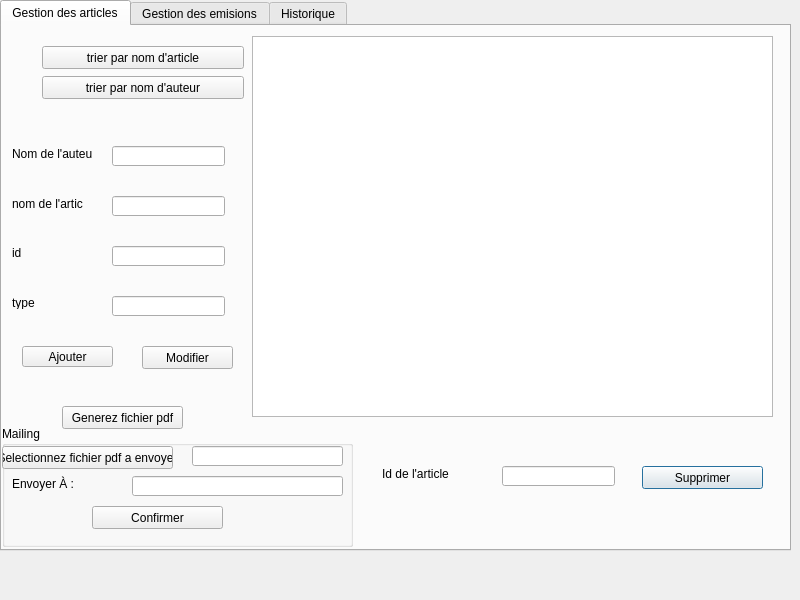
<?xml version="1.0" encoding="UTF-8"?>
<ui version="4.0">
 <class>module_article</class>
 <widget class="QDialog" name="module_article">
  <property name="geometry">
   <rect>
    <x>0</x>
    <y>0</y>
    <width>800</width>
    <height>600</height>
   </rect>
  </property>
  <property name="windowTitle">
   <string>Dialog</string>
  </property>
  <widget class="QTabWidget" name="tabWidget">
   <property name="geometry">
    <rect>
     <x>0</x>
     <y>0</y>
     <width>791</width>
     <height>551</height>
    </rect>
   </property>
   <property name="styleSheet">
    <string notr="true"/>
   </property>
   <property name="currentIndex">
    <number>0</number>
   </property>
   <widget class="QWidget" name="tab_4">
    <attribute name="title">
     <string>Gestion des articles</string>
    </attribute>
    <widget class="QLabel" name="label_19">
     <property name="geometry">
      <rect>
       <x>380</x>
       <y>440</y>
       <width>81</width>
       <height>16</height>
      </rect>
     </property>
     <property name="text">
      <string>Id de l'article</string>
     </property>
    </widget>
    <widget class="QPushButton" name="pushButton">
     <property name="geometry">
      <rect>
       <x>640</x>
       <y>440</y>
       <width>121</width>
       <height>23</height>
      </rect>
     </property>
     <property name="text">
      <string>Supprimer</string>
     </property>
    </widget>
    <widget class="QLabel" name="label_20">
     <property name="geometry">
      <rect>
       <x>10</x>
       <y>120</y>
       <width>81</width>
       <height>16</height>
      </rect>
     </property>
     <property name="text">
      <string>Nom de l'auteur</string>
     </property>
    </widget>
    <widget class="QLineEdit" name="lineEdit_narticle">
     <property name="geometry">
      <rect>
       <x>110</x>
       <y>170</y>
       <width>113</width>
       <height>20</height>
      </rect>
     </property>
    </widget>
    <widget class="QLineEdit" name="lineEdit_idS">
     <property name="geometry">
      <rect>
       <x>500</x>
       <y>440</y>
       <width>113</width>
       <height>20</height>
      </rect>
     </property>
    </widget>
    <widget class="QLineEdit" name="lineEdit_auteur">
     <property name="geometry">
      <rect>
       <x>110</x>
       <y>120</y>
       <width>113</width>
       <height>20</height>
      </rect>
     </property>
    </widget>
    <widget class="QPushButton" name="pushButton_2">
     <property name="geometry">
      <rect>
       <x>20</x>
       <y>320</y>
       <width>91</width>
       <height>21</height>
      </rect>
     </property>
     <property name="styleSheet">
      <string notr="true"/>
     </property>
     <property name="text">
      <string>Ajouter</string>
     </property>
    </widget>
    <widget class="QPushButton" name="pushButton_3">
     <property name="geometry">
      <rect>
       <x>140</x>
       <y>320</y>
       <width>91</width>
       <height>23</height>
      </rect>
     </property>
     <property name="text">
      <string>Modifier</string>
     </property>
    </widget>
    <widget class="QLabel" name="label_22">
     <property name="geometry">
      <rect>
       <x>10</x>
       <y>170</y>
       <width>71</width>
       <height>16</height>
      </rect>
     </property>
     <property name="text">
      <string>nom de l'article</string>
     </property>
    </widget>
    <widget class="QLabel" name="label_23">
     <property name="geometry">
      <rect>
       <x>10</x>
       <y>220</y>
       <width>47</width>
       <height>13</height>
      </rect>
     </property>
     <property name="text">
      <string>id</string>
     </property>
    </widget>
    <widget class="QTableView" name="Tab_Article">
     <property name="geometry">
      <rect>
       <x>250</x>
       <y>10</y>
       <width>521</width>
       <height>381</height>
      </rect>
     </property>
     <attribute name="horizontalHeaderMinimumSectionSize">
      <number>39</number>
     </attribute>
    </widget>
    <widget class="QLineEdit" name="lineEdit_type">
     <property name="geometry">
      <rect>
       <x>110</x>
       <y>270</y>
       <width>113</width>
       <height>20</height>
      </rect>
     </property>
    </widget>
    <widget class="QLineEdit" name="lineEdit_id">
     <property name="geometry">
      <rect>
       <x>110</x>
       <y>220</y>
       <width>113</width>
       <height>20</height>
      </rect>
     </property>
    </widget>
    <widget class="QLabel" name="label_24">
     <property name="geometry">
      <rect>
       <x>10</x>
       <y>270</y>
       <width>47</width>
       <height>13</height>
      </rect>
     </property>
     <property name="text">
      <string>type</string>
     </property>
    </widget>
    <widget class="QPushButton" name="pushButton_10">
     <property name="geometry">
      <rect>
       <x>40</x>
       <y>20</y>
       <width>202</width>
       <height>23</height>
      </rect>
     </property>
     <property name="text">
      <string>trier par nom d'article</string>
     </property>
    </widget>
    <widget class="QPushButton" name="pushButton_11">
     <property name="geometry">
      <rect>
       <x>40</x>
       <y>50</y>
       <width>202</width>
       <height>23</height>
      </rect>
     </property>
     <property name="text">
      <string>trier par nom d'auteur</string>
     </property>
    </widget>
    <widget class="QPushButton" name="pushButton_14">
     <property name="geometry">
      <rect>
       <x>60</x>
       <y>380</y>
       <width>121</width>
       <height>23</height>
      </rect>
     </property>
     <property name="text">
      <string>Generez fichier pdf</string>
     </property>
    </widget>
    <widget class="QGroupBox" name="groupBox_3">
     <property name="geometry">
      <rect>
       <x>0</x>
       <y>400</y>
       <width>351</width>
       <height>121</height>
      </rect>
     </property>
     <property name="title">
      <string>Mailing</string>
     </property>
     <widget class="QLineEdit" name="lineEdit_type_3">
      <property name="geometry">
       <rect>
        <x>190</x>
        <y>20</y>
        <width>151</width>
        <height>20</height>
       </rect>
      </property>
      <property name="readOnly">
       <bool>true</bool>
      </property>
     </widget>
     <widget class="QLineEdit" name="lineEdit_type_2">
      <property name="geometry">
       <rect>
        <x>130</x>
        <y>50</y>
        <width>211</width>
        <height>20</height>
       </rect>
      </property>
     </widget>
     <widget class="QPushButton" name="pushButton_13">
      <property name="geometry">
       <rect>
        <x>90</x>
        <y>80</y>
        <width>131</width>
        <height>23</height>
       </rect>
      </property>
      <property name="text">
       <string>Confirmer</string>
      </property>
     </widget>
     <widget class="QPushButton" name="pushButton_15">
      <property name="geometry">
       <rect>
        <x>0</x>
        <y>20</y>
        <width>171</width>
        <height>23</height>
       </rect>
      </property>
      <property name="text">
       <string>Selectionnez fichier pdf a envoyer</string>
      </property>
     </widget>
     <widget class="QLabel" name="label_25">
      <property name="geometry">
       <rect>
        <x>10</x>
        <y>50</y>
        <width>61</width>
        <height>16</height>
       </rect>
      </property>
      <property name="text">
       <string>Envoyer À : </string>
      </property>
     </widget>
    </widget>
   </widget>
   <widget class="QWidget" name="tab_5">
    <attribute name="title">
     <string>Gestion des emisions</string>
    </attribute>
    <widget class="QLabel" name="label_26">
     <property name="geometry">
      <rect>
       <x>390</x>
       <y>460</y>
       <width>81</width>
       <height>16</height>
      </rect>
     </property>
     <property name="text">
      <string>Id de l'emision</string>
     </property>
    </widget>
    <widget class="QPushButton" name="pushButton_4">
     <property name="geometry">
      <rect>
       <x>640</x>
       <y>460</y>
       <width>121</width>
       <height>23</height>
      </rect>
     </property>
     <property name="styleSheet">
      <string notr="true"/>
     </property>
     <property name="text">
      <string>Supprimer</string>
     </property>
    </widget>
    <widget class="QLabel" name="label_27">
     <property name="geometry">
      <rect>
       <x>20</x>
       <y>130</y>
       <width>81</width>
       <height>16</height>
      </rect>
     </property>
     <property name="text">
      <string>Nom de l'emission</string>
     </property>
    </widget>
    <widget class="QLineEdit" name="lineEdit_nomp">
     <property name="geometry">
      <rect>
       <x>130</x>
       <y>180</y>
       <width>113</width>
       <height>20</height>
      </rect>
     </property>
    </widget>
    <widget class="QLineEdit" name="lineEdit_idSE">
     <property name="geometry">
      <rect>
       <x>510</x>
       <y>460</y>
       <width>113</width>
       <height>20</height>
      </rect>
     </property>
    </widget>
    <widget class="QLineEdit" name="lineEdit_nome">
     <property name="geometry">
      <rect>
       <x>130</x>
       <y>130</y>
       <width>113</width>
       <height>20</height>
      </rect>
     </property>
    </widget>
    <widget class="QPushButton" name="pushButton_5">
     <property name="geometry">
      <rect>
       <x>10</x>
       <y>280</y>
       <width>101</width>
       <height>23</height>
      </rect>
     </property>
     <property name="styleSheet">
      <string notr="true"/>
     </property>
     <property name="text">
      <string>Ajouter</string>
     </property>
    </widget>
    <widget class="QPushButton" name="pushButton_6">
     <property name="geometry">
      <rect>
       <x>140</x>
       <y>280</y>
       <width>101</width>
       <height>23</height>
      </rect>
     </property>
     <property name="styleSheet">
      <string notr="true"/>
     </property>
     <property name="text">
      <string>Modifier</string>
     </property>
    </widget>
    <widget class="QLabel" name="label_28">
     <property name="geometry">
      <rect>
       <x>20</x>
       <y>180</y>
       <width>101</width>
       <height>16</height>
      </rect>
     </property>
     <property name="text">
      <string>Nom du presentateur</string>
     </property>
    </widget>
    <widget class="QLabel" name="label_29">
     <property name="geometry">
      <rect>
       <x>20</x>
       <y>230</y>
       <width>47</width>
       <height>13</height>
      </rect>
     </property>
     <property name="text">
      <string>id</string>
     </property>
    </widget>
    <widget class="QTableView" name="Tab_Emissions">
     <property name="geometry">
      <rect>
       <x>250</x>
       <y>10</y>
       <width>531</width>
       <height>391</height>
      </rect>
     </property>
    </widget>
    <widget class="QLineEdit" name="lineEdit_idE">
     <property name="geometry">
      <rect>
       <x>130</x>
       <y>230</y>
       <width>113</width>
       <height>20</height>
      </rect>
     </property>
    </widget>
    <widget class="QPushButton" name="pushButton_8">
     <property name="geometry">
      <rect>
       <x>70</x>
       <y>30</y>
       <width>131</width>
       <height>23</height>
      </rect>
     </property>
     <property name="styleSheet">
      <string notr="true"/>
     </property>
     <property name="text">
      <string>trier par nom d'emision</string>
     </property>
    </widget>
    <widget class="QPushButton" name="pushButton_12">
     <property name="geometry">
      <rect>
       <x>70</x>
       <y>60</y>
       <width>171</width>
       <height>23</height>
      </rect>
     </property>
     <property name="styleSheet">
      <string notr="true"/>
     </property>
     <property name="text">
      <string>trier par nom de presentateur</string>
     </property>
    </widget>
    <widget class="QGroupBox" name="groupBox_4">
     <property name="geometry">
      <rect>
       <x>0</x>
       <y>400</y>
       <width>351</width>
       <height>121</height>
      </rect>
     </property>
     <property name="title">
      <string>Mailing</string>
     </property>
     <widget class="QLineEdit" name="lineEdit_type_8">
      <property name="geometry">
       <rect>
        <x>190</x>
        <y>20</y>
        <width>151</width>
        <height>20</height>
       </rect>
      </property>
      <property name="readOnly">
       <bool>true</bool>
      </property>
     </widget>
     <widget class="QLineEdit" name="lineEdit_type_9">
      <property name="geometry">
       <rect>
        <x>130</x>
        <y>50</y>
        <width>211</width>
        <height>20</height>
       </rect>
      </property>
     </widget>
     <widget class="QPushButton" name="pushButton_20">
      <property name="geometry">
       <rect>
        <x>90</x>
        <y>80</y>
        <width>202</width>
        <height>23</height>
       </rect>
      </property>
      <property name="styleSheet">
       <string notr="true"/>
      </property>
      <property name="text">
       <string>Confirmer</string>
      </property>
     </widget>
     <widget class="QPushButton" name="pushButton_21">
      <property name="geometry">
       <rect>
        <x>0</x>
        <y>20</y>
        <width>181</width>
        <height>23</height>
       </rect>
      </property>
      <property name="styleSheet">
       <string notr="true"/>
      </property>
      <property name="text">
       <string>Selectionnez fichier pdf a envoyer</string>
      </property>
     </widget>
     <widget class="QLabel" name="label_30">
      <property name="geometry">
       <rect>
        <x>10</x>
        <y>50</y>
        <width>61</width>
        <height>16</height>
       </rect>
      </property>
      <property name="text">
       <string>Envoyer À : </string>
      </property>
     </widget>
    </widget>
    <widget class="QPushButton" name="pushButton_22">
     <property name="geometry">
      <rect>
       <x>60</x>
       <y>382</y>
       <width>141</width>
       <height>21</height>
      </rect>
     </property>
     <property name="styleSheet">
      <string notr="true"/>
     </property>
     <property name="text">
      <string>Generez fichier pdf</string>
     </property>
    </widget>
   </widget>
   <widget class="QWidget" name="tab_6">
    <attribute name="title">
     <string>Historique</string>
    </attribute>
    <widget class="QTableView" name="Tab_historique">
     <property name="geometry">
      <rect>
       <x>130</x>
       <y>10</y>
       <width>521</width>
       <height>331</height>
      </rect>
     </property>
    </widget>
    <widget class="QPushButton" name="pushButton_16">
     <property name="geometry">
      <rect>
       <x>140</x>
       <y>380</y>
       <width>211</width>
       <height>51</height>
      </rect>
     </property>
     <property name="text">
      <string>Reset</string>
     </property>
    </widget>
    <widget class="QPushButton" name="pushButton_17">
     <property name="geometry">
      <rect>
       <x>420</x>
       <y>380</y>
       <width>211</width>
       <height>51</height>
      </rect>
     </property>
     <property name="text">
      <string>Generez un pdf</string>
     </property>
    </widget>
   </widget>
  </widget>
 </widget>
 <resources/>
 <connections/>
</ui>
